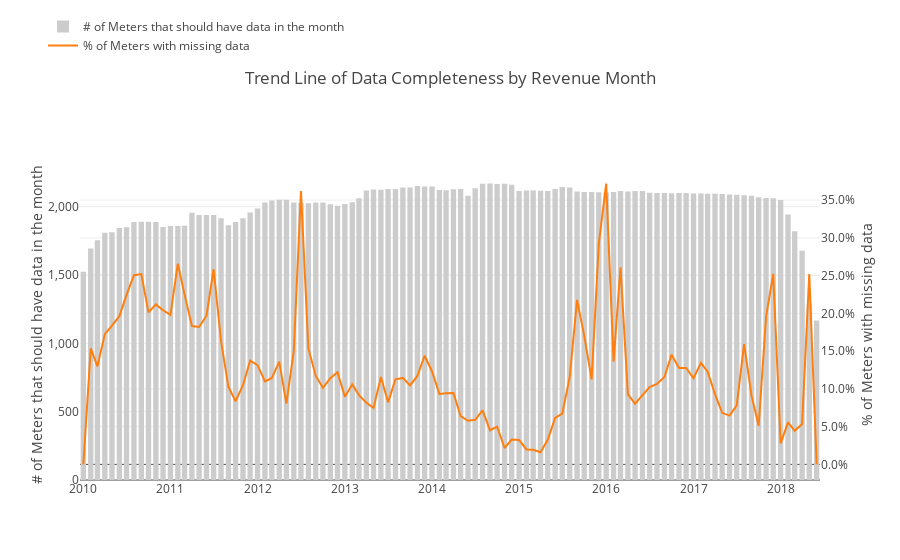

The notebook cell this image was saved under:
### Code cell
# Create a trace
trace1 = go.Bar(
    x = df_data_completeness_by_revenue_month.Revenue_Month,
    y = df_data_completeness_by_revenue_month.meters_count,
    name = '# of Meters that should have data in the month', 
    marker=dict(
        color='rgba(204,204,204,1)'
    ),
    yaxis= 'y'
)

trace2 = go.Scatter(
    x = df_data_completeness_by_revenue_month.Revenue_Month,
    y = 1 - df_data_completeness_by_revenue_month.meter_with_data_perc,
    name = '% of Meters with missing data',
    yaxis = 'y2'
)

data = [trace1, trace2]

layout = go.Layout(
    title='Trend Line of Data Completeness by Revenue Month',
    yaxis=dict(
        title='# of Meters that should have data in the month',
        tickformat=",",
    ),
    yaxis2=dict(
        title='% of Meters with missing data',
        tickformat=".1%",
        side='right',
        overlaying='y',
    ), 
    legend=dict(x = -0.05, y=1.5)
)
fig = go.Figure(data=data, layout=layout)
iplot(fig)
